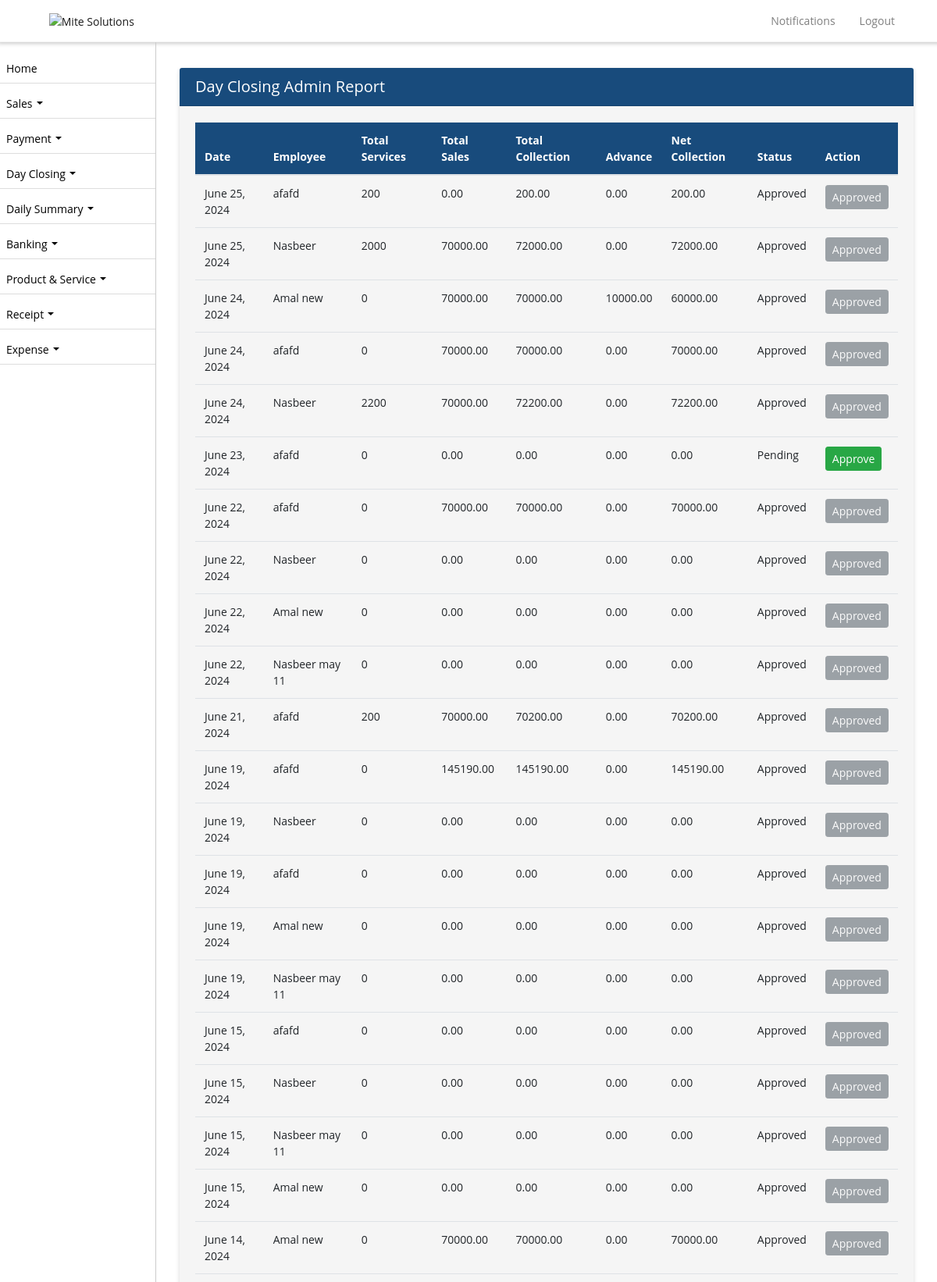
The page /sale/day-closing-admin-report/ (signed in, upper part) on the database its author committed.
### ezshopapp/models.py (models this page shows, shortened)
class DayClosingAdmin(models.Model):
    date = models.DateField(default=timezone.now)
    employee = models.ForeignKey(Employee, on_delete=models.CASCADE, blank=True, null=True)
    total_services = models.PositiveIntegerField(default=0)
    total_sales = models.DecimalField(max_digits=10, decimal_places=2, default=0)
    total_collection = models.DecimalField(max_digits=10, decimal_places=2)
    advance = models.DecimalField(max_digits=10, decimal_places=2)
    net_collection = models.DecimalField(max_digits=10, decimal_places=2)
    status = models.CharField(max_length=10, choices=STATUS_CHOICES, default='approved')
    business_profile = models.CharField(max_length=255, null=True)
    created_on = models.DateTimeField(auto_now_add=True, null=True)

class Employee(models.Model):
    employee_id = models.CharField(max_length=10, unique=True)
    username = models.CharField(max_length=50, null=True)
    password = models.CharField(max_length=50, null=True)
    business_profile = models.CharField(max_length=255, null=True)
    business_profile_id = models.IntegerField(null=True)
    first_name = models.CharField(max_length=255)
    second_name = models.CharField(max_length=255)
    nationality = models.CharField(max_length=255)
    mobile_no = models.CharField(max_length=20, blank=True, null=True)
    passport_no = models.CharField(max_length=20, unique=True)
    passport_expiration_date = models.DateField()
    emirates_id = models.CharField(max_length=20, unique=True)
    id_expiration_date = models.DateField()
    basic_pay = models.DecimalField(max_digits=10, decimal_places=2)
    house_allowance = models.DecimalField(max_digits=10, decimal_places=2, default=0)
    transportation_allowance = models.DecimalField(max_digits=10, decimal_places=2, default=0)
    commission_percentage = models.DecimalField(max_digits=5, decimal_places=2, default=0, validators=[MinValueValidator(0)])
    joining_date = models.DateField()
    job_role = models.ForeignKey(Role, on_delete=models.SET_NULL, null=True)
    is_employee = models.BooleanField(default=True)
    created_on = models.DateTimeField(auto_now_add=True, null=True)

### ezshopapp/views.py (the view)
# urls.py: path('sale/day-closing-admin-report/', day_closing_admin_report, name='day_closing_admin_report'),
def day_closing_admin_report(request):
    shop_admin = get_object_or_404(ShopAdmin, user=request.user)
    shop = shop_admin.shop
    business_profile = shop
    all_employees = Employee.objects.filter(business_profile=business_profile)
    day_closings_admin_list = DayClosingAdmin.objects.filter(employee__in=all_employees).order_by('-date')
    day_closings = list(day_closings_admin_list)
    return render(request, 'day_closing_admin_report.html', {'day_closings': day_closings})

### ezshopapp/models.py (called while the page is built)
    def __str__(self):
        return self.name

### ezshopapp/templates/day_closing_admin_report.html (shortened to what this page needs)
{% extends 'base.html' %}
{% block content %}
<div class="container-fluid">
    <div class="card mt-3">
        <div class="card-header">
            <h5 class="mb-0">Day Closing Admin Report</h5>
        </div>
        <div class="card-body">
            <table id="dayclosingadmin" class="table table-responsive-sm table-striped" style="width: 100%;">
                <thead>
                    <tr>
                        <th>Date</th>
                        <th>Employee</th>
                        <th>Total Services</th>
                        <th>Total Sales</th>
                        <th>Total Collection</th>
                        <th>Advance</th>
                        <th>Net Collection</th>
                        <th>Status</th>
                         <th>Action</th>
                    </tr>
                </thead>
                <tbody>
                    {% for day_closing in day_closings %}
                    <tr>
                        <td>{{ day_closing.date }}</td>
                        <td>{{ day_closing.employee.first_name }}</td>
                        <td>{{ day_closing.total_services }}</td>
                        <td>{{ day_closing.total_sales }}</td>
                        <td>{{ day_closing.total_collection }}</td>
                        <td>{{ day_closing.advance }}</td>
                        <td>{{ day_closing.net_collection }}</td>
                        <td class="text-capitalize">{{ day_closing.status }}</td>
                        <td>
                            <div class="d-flex justify-content-between align-items-center gap-3">
                                {% if day_closing.status == 'pending' %}
                                    <a href="{% url 'approve_day_closing' day_closing.id %}" class="btn btn-success btn-sm">Approve</a>
                                {% else %}
                                    <button class="btn btn-secondary btn-sm" disabled>Approved</button>
                                {% endif %}
                            </div>
                        </td>
                    </tr>
                    {% endfor %}
                </tbody>
            </table>
        </div>
    </div>
</div>
{% endblock %}

### ezshopapp/templates/base.html (style rules this page uses)
body, p, h1, h2, h3, h4, h5, h6, a, li, label, input, div, span, small { font-family: "Open Sans", sans-serif !important; }
button:focus, button { outline: none !important; border: none; }
body, p, a, li, li>a { font-size:14px !important; }
button:disabled { cursor: not-allowed; pointer-events: all !important; }
body { padding-top: 56px; background-color: #ffffff !important; }
table thead { border-radius: 5px !important; }
table thead th { vertical-align: bottom; border-bottom: 2px solid #dee2e6; background-color: #184b7c !important; color: #fff !important; }
tbody { border-bottom: 0px !important; background-color: #f5f5f5 !important; }
tbody>tr>td { background-color: #f5f5f5 !important; }
table { border:1px !important; }
div>.table-responsive, table, table>thead { border-radius: 10px !important; }
.card { border:0px !important; margin-top:15px; margin-bottom:15px; box-shadow: 0px 2px 6px -1px #ccc; }
.card-body { background-color: #f5f5f5 !important; }
.card-header { background-color: #184b7c !important; color:#fff !important; }
.card-header>a, .card-header>h5 { color:#fff !important; }

### rows shown on the page
DayClosingAdmin: date "June 25, 2024", employee.first_name "afafd", total_services "200", total_sales "0.00", total_collection "200.00", advance "0.00", net_collection "200.00", status "Approved"
DayClosingAdmin: date "June 25, 2024", employee.first_name "Nasbeer", total_services "2000", total_sales "70000.00", total_collection "72000.00", advance "0.00", net_collection "72000.00", status "Approved"
DayClosingAdmin: date "June 24, 2024", employee.first_name "Amal new", total_services "0", total_sales "70000.00", total_collection "70000.00", advance "10000.00", net_collection "60000.00", status "Approved"
DayClosingAdmin: date "June 24, 2024", employee.first_name "afafd", total_services "0", total_sales "70000.00", total_collection "70000.00", advance "0.00", net_collection "70000.00", status "Approved"
DayClosingAdmin: date "June 24, 2024", employee.first_name "Nasbeer", total_services "2200", total_sales "70000.00", total_collection "72200.00", advance "0.00", net_collection "72200.00", status "Approved"
DayClosingAdmin: date "June 23, 2024", employee.first_name "afafd", total_services "0", total_sales "0.00", total_collection "0.00", advance "0.00", net_collection "0.00", status "Pending", shows "Approve"
DayClosingAdmin: date "June 22, 2024", employee.first_name "afafd", total_services "0", total_sales "70000.00", total_collection "70000.00", advance "0.00", net_collection "70000.00", status "Approved"
DayClosingAdmin: date "June 22, 2024", employee.first_name "Nasbeer", total_services "0", total_sales "0.00", total_collection "0.00", advance "0.00", net_collection "0.00", status "Approved"
DayClosingAdmin: date "June 22, 2024", employee.first_name "Amal new", total_services "0", total_sales "0.00", total_collection "0.00", advance "0.00", net_collection "0.00", status "Approved"
DayClosingAdmin: date "June 22, 2024", employee.first_name "Nasbeer may 11", total_services "0", total_sales "0.00", total_collection "0.00", advance "0.00", net_collection "0.00", status "Approved"
DayClosingAdmin: date "June 21, 2024", employee.first_name "afafd", total_services "200", total_sales "70000.00", total_collection "70200.00", advance "0.00", net_collection "70200.00", status "Approved"
DayClosingAdmin: date "June 19, 2024", employee.first_name "afafd", total_services "0", total_sales "145190.00", total_collection "145190.00", advance "0.00", net_collection "145190.00", status "Approved"
DayClosingAdmin: date "June 19, 2024", employee.first_name "Nasbeer", total_services "0", total_sales "0.00", total_collection "0.00", advance "0.00", net_collection "0.00", status "Approved"
DayClosingAdmin: date "June 19, 2024", employee.first_name "afafd", total_services "0", total_sales "0.00", total_collection "0.00", advance "0.00", net_collection "0.00", status "Approved"
DayClosingAdmin: date "June 19, 2024", employee.first_name "Amal new", total_services "0", total_sales "0.00", total_collection "0.00", advance "0.00", net_collection "0.00", status "Approved"
DayClosingAdmin: date "June 19, 2024", employee.first_name "Nasbeer may 11", total_services "0", total_sales "0.00", total_collection "0.00", advance "0.00", net_collection "0.00", status "Approved"
DayClosingAdmin: date "June 15, 2024", employee.first_name "afafd", total_services "0", total_sales "0.00", total_collection "0.00", advance "0.00", net_collection "0.00", status "Approved"
DayClosingAdmin: date "June 15, 2024", employee.first_name "Nasbeer", total_services "0", total_sales "0.00", total_collection "0.00", advance "0.00", net_collection "0.00", status "Approved"
DayClosingAdmin: date "June 15, 2024", employee.first_name "Nasbeer may 11", total_services "0", total_sales "0.00", total_collection "0.00", advance "0.00", net_collection "0.00", status "Approved"
DayClosingAdmin: date "June 15, 2024", employee.first_name "Amal new", total_services "0", total_sales "0.00", total_collection "0.00", advance "0.00", net_collection "0.00", status "Approved"
DayClosingAdmin: date "June 14, 2024", employee.first_name "Amal new", total_services "0", total_sales "70000.00", total_collection "70000.00", advance "0.00", net_collection "70000.00", status "Approved"
